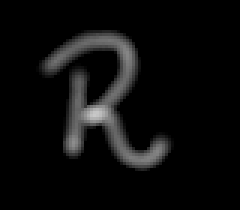
#> input picture DATA/w05_r5.png, 80 x 70 px (shown 3 times larger)
$ python task04.py
#> lines starting #> are read from the running program, lines starting #| are printed output that depends on the picture; after the words box and inside, x2 and y2 are one past the last pixel; in counts of white or black regions, pixels touching at a corner belong together
import numpy as np
import matplotlib.pyplot as plt
from PIL import Image
from skimage import color, filters, restoration


def denoise_bilateral(original_img):
    np_img = np.array(original_img)

    if np_img.ndim == 3:
        grayscale_img = color.rgb2gray(np_img)
    else:
        grayscale_img = np_img

    return restoration.denoise_bilateral(grayscale_img)


def binarize_image(original_img):
    threshold_value = filters.threshold_otsu(original_img)
    binary_image = original_img > threshold_value
    return binary_image


def display_images(images, subtitles, title):
    assert (len(images) == 4 and len(subtitles) == 4)

    fig, axes = plt.subplots(2, 2)
    axes = axes.flat

    for ax, image, subtitle in zip(axes, images, subtitles):
        ax.imshow(image, cmap="gray")
        ax.set_title(subtitle)
        ax.axis("off")

    fig.suptitle(title)
    plt.tight_layout()
    plt.show()


def main():
    capital_case_r_img = Image.open("../DATA/w05_r5.png")
#> capital_case_r_img is the input picture: PIL image 80x70 RGB; min 0, max 200, mean 12
    world_map_img = Image.open("../DATA/w05_continents.jpg")
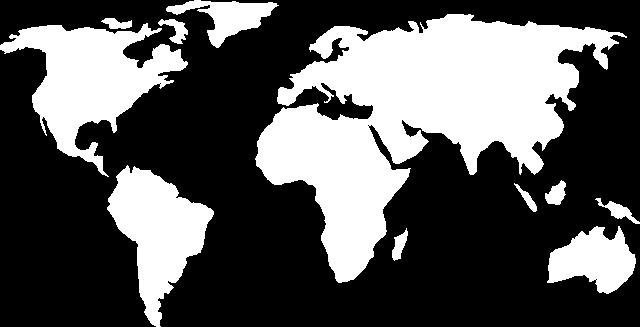
#> input picture DATA/w05_continents.jpg, 640 x 327 px
#> world_map_img is the input picture: PIL image 640x327 L; min 0, max 255, mean 87.7

    binarized_denoised_capiral_case_r_img = binarize_image(
        denoise_bilateral(capital_case_r_img))
#> in denoise_bilateral, `return restoration.denoise_bilateral(grayscale_img)`:
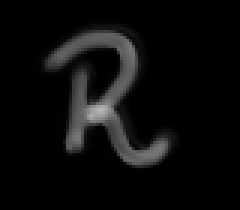
#> returned value: shape (70, 80) float64 (shown 3 times larger); min 0, max 0.716, mean 0.0461
#> in binarize_image, `threshold_value = filters.threshold_otsu(original_img)`: threshold_value = 0.178
#> in binarize_image, `binary_image = original_img > threshold_value`:
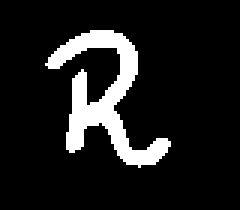
#> binary_image: shape (70, 80) bool (shown 3 times larger); 11.3% white; 1 white region, box (x1, y1, x2, y2) and area: (15, 10, 57, 56) 634
    binarized_denoised_world_map_img = binarize_image(
        denoise_bilateral(world_map_img))
#> in denoise_bilateral (call 2), `return restoration.denoise_bilateral(grayscale_img)`:
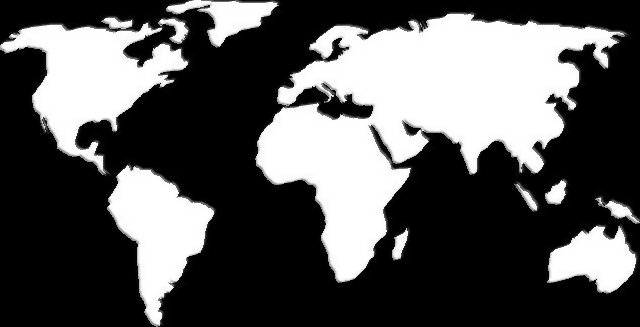
#> returned value: shape (327, 640) float64; min 0, max 1, mean 0.344
#> in binarize_image (call 2), `threshold_value = filters.threshold_otsu(original_img)`: threshold_value = 0.494
#> in binarize_image (call 2), `binary_image = original_img > threshold_value`:
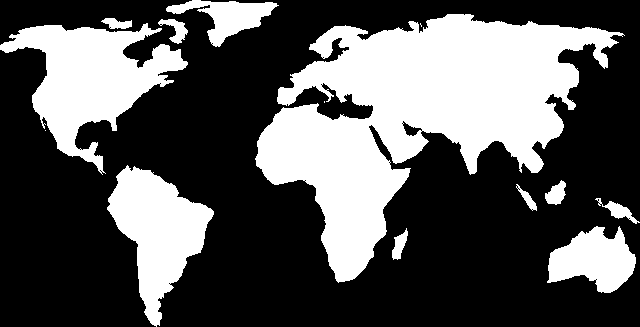
#> binary_image: shape (327, 640) bool; 34.4% white; 14 white regions (3 under 20 px), largest, box (x1, y1, x2, y2) and area: (255, 14, 625, 283) 43884, (0, 23, 188, 175) 12015, (107, 165, 214, 327) 8418

    images = [
        capital_case_r_img, binarized_denoised_capiral_case_r_img,
        world_map_img, binarized_denoised_world_map_img
    ]

    subtitles = ["Original", "Transformed", "Original", "Transformed"]

    display_images(images, subtitles, "Noise removal")
#> the loop in display_images, `for ax, image, subtitle in zip(axes, images, subtitles):` made 4 passes
#> subtitle on passes 1 to 4: 'Original', 'Transformed', 'Original', 'Transformed'


if __name__ == '__main__':
    main()
